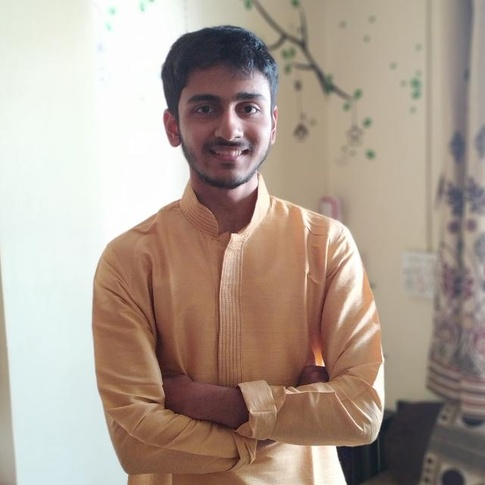
#> input picture Image_Processing_basics/ameya.jpeg, 485 x 485 px, shrunk from 640 x 640 before the run
$ jupyter execute --allow-errors image_processing.ipynb   (shell and % lines are left out)
#> lines starting #> are read from the running program, lines starting #| are printed output that depends on the picture
[cell 1]
import os
import cv2
import numpy as np
import matplotlib.pyplot as plt

image1 = cv2.imread('ameya.jpeg')
#> image1 is the input picture: shape (485, 485, 3); mean B, G, R 147, 159.1, 174.6
image1 = cv2.cvtColor(image1, cv2.COLOR_BGR2RGB)

plt.imshow(image1)

[cell 2]
gray_img = cv2.cvtColor(image1, cv2.COLOR_BGR2GRAY)
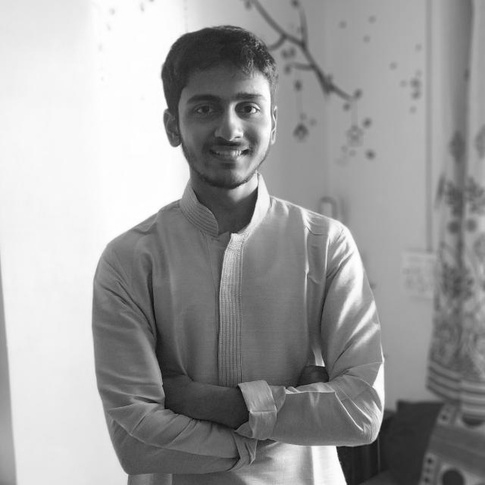
#> gray_img: shape (485, 485); min 8, max 255, mean 157.2

[cell 3]
plt.imshow(gray_img)

[cell 4]
hsv_img = cv2.cvtColor(image1, cv2.COLOR_BGR2HSV)
#> hsv_img: shape (485, 485, 3); mean H, S, V 90, 54.5, 177.2

[cell 5]
plt.imshow(hsv_img)

[cell 6]
ret,thresh_binary = cv2.threshold(image1,127,255,cv2.THRESH_BINARY)
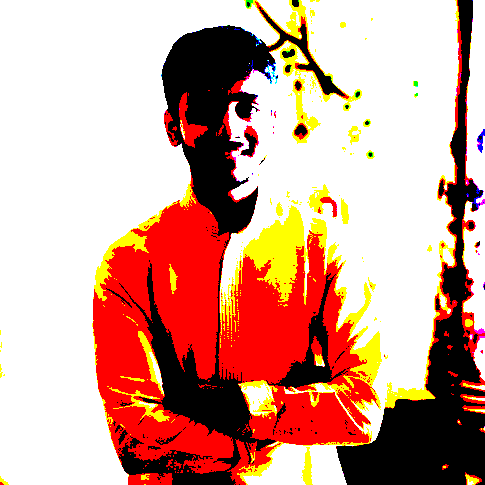
#> thresh_binary: shape (485, 485, 3); mean R, G, B 209.1, 160.6, 145.5

[cell 7]
plt.imshow(thresh_binary, 'gray')

[cell 8]
ret,thresh_trunc = cv2.threshold(image1,200,255,cv2.THRESH_TRUNC)
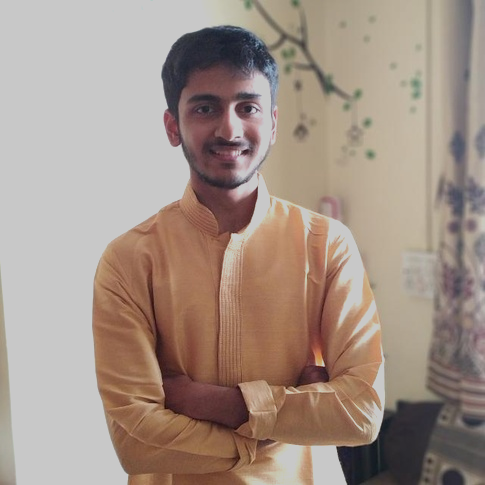
#> thresh_trunc: shape (485, 485, 3); mean R, G, B 162.9, 145.9, 135.1

[cell 9]
plt.imshow(thresh_trunc, 'gray')

[cell 10]
edges = cv2.Canny(image1,100,200)
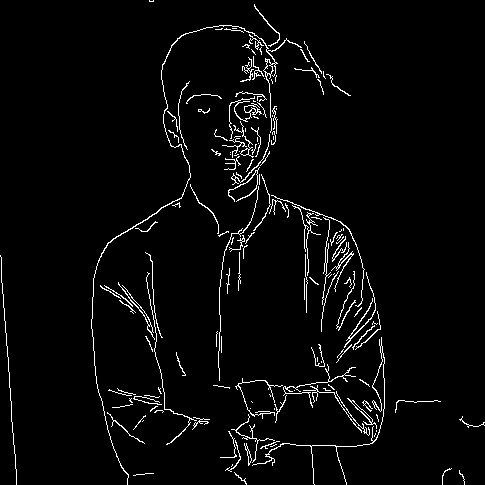
#> edges: shape (485, 485); 3.3% white in thin lines or dots

[cell 11]
plt.imshow(edges)

[cell 12]
import cv2 as cv

[cell 13]
face_cascade = cv.CascadeClassifier('haarcascade_frontalface_default.xml')
eye_cascade = cv.CascadeClassifier('haarcascade_eye.xml')

[cell 14]
gray = cv.cvtColor(image1, cv2.COLOR_BGR2GRAY)

[cell 15]
import numpy as np

[cell 16]
averaging_kernel = np.ones((3,3),np.float32)/9

[cell 17]
filtered_image = cv2.filter2D(image1,-1,averaging_kernel)

[cell 18]
plt.imshow(filtered_image)

[cell 19]
gaussian_kernel_x = cv2.getGaussianKernel(5,1)
gaussian_kernel_y = cv2.getGaussianKernel(5,1)

[cell 20]
gaussian_kernel = gaussian_kernel_x * gaussian_kernel_y.T

[cell 21]
filtered_image = cv2.filter2D(image1,-1,gaussian_kernel)

[cell 22]
plt.imshow(filtered_image)

## FACE DETECTION

[cell 23]
import os
import numpy as np
import cv2 as cv
import matplotlib.pyplot as plt

[cell 24]
face_cascade = cv.CascadeClassifier('haarcascade_frontalface_default.xml')

[cell 25]
img = cv.imread('ameya.jpeg',0)
#> img: shape (485, 485); min 16, max 255, mean 162.4

[cell 26]
plt.imshow(img)

[cell 27]
faces = face_cascade.detectMultiScale(img, 1.1, 4)
#> faces = [[167, 61, 119, 119]]

[cell 28]
for(x,y,w,h) in faces:
    cv.rectangle(img,(x,y),(x+w,y+h),(0,255,0),2)
#> this loop made 1 pass
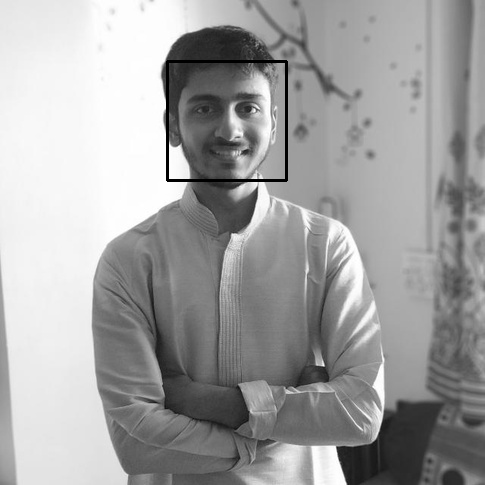
#> img: shape (485, 485); min 0, max 255, mean 161.6

[cell 29]
plt.imshow(img)

# Compare 2 faces

[cell 30]
import numpy as np
import os
import face_recognition
import cv2 as cv
import matplotlib.pyplot as plt

[cell 31]
face_cascade = cv.CascadeClassifier('haarcascade_frontalface_default.xml')

[cell 32]
img1 = cv.imread('ameya.jpeg')
img2 = cv.imread('ameya2.jpeg')
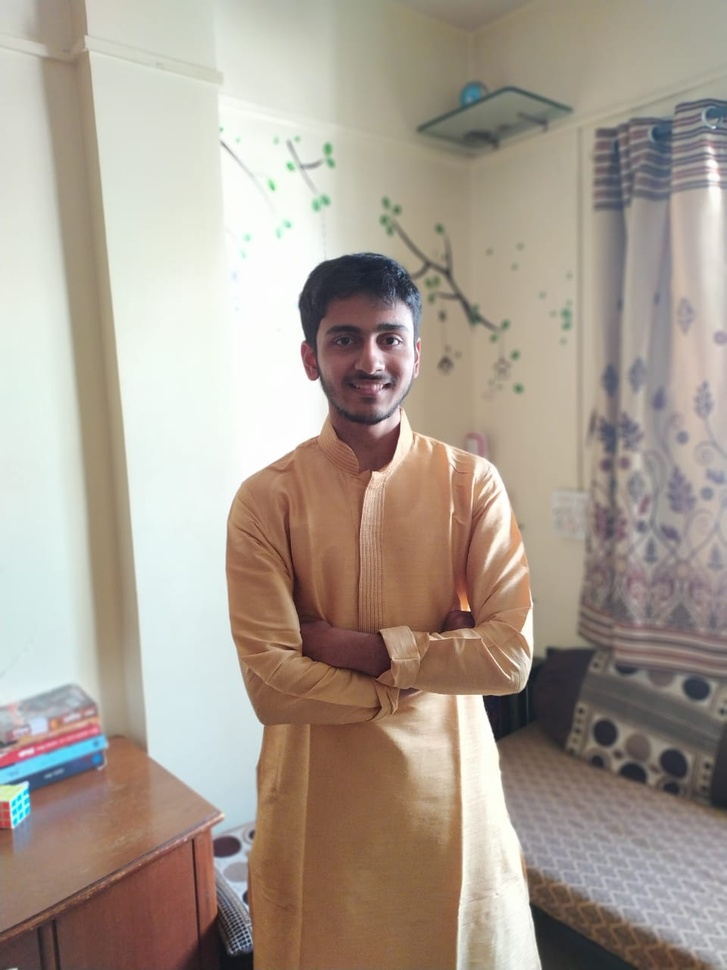
#> input picture Image_Processing_basics/ameya2.jpeg, 727 x 970 px, shrunk from 960 x 1280 before the run
#> img2 is the input picture: shape (970, 727, 3); mean B, G, R 146.3, 157.9, 169.4
img3 = cv.imread('ameya3.jpeg')
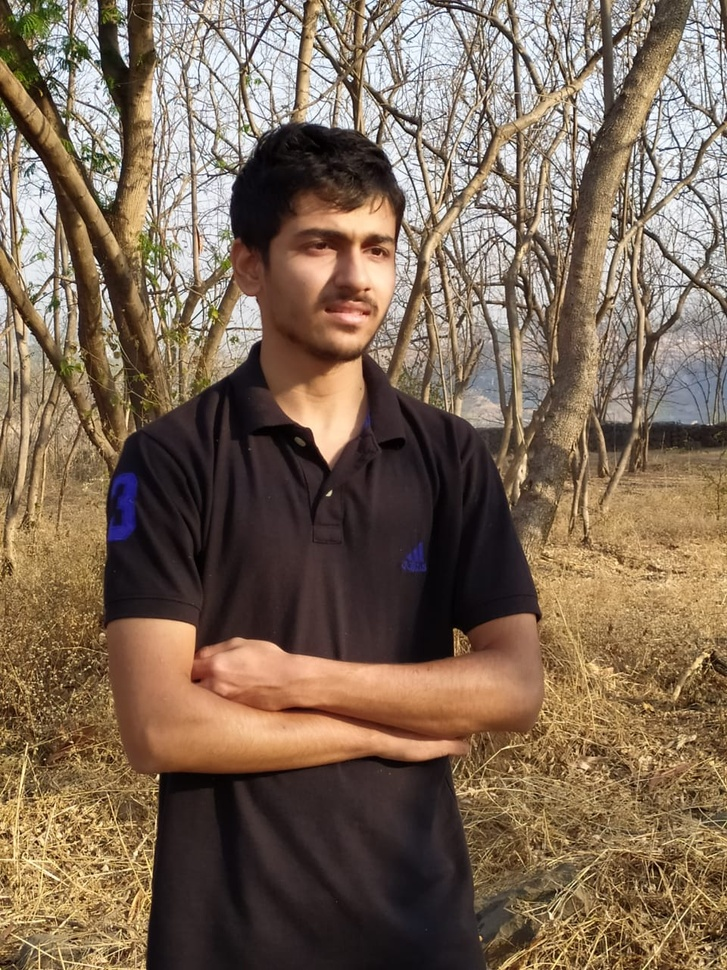
#> input picture Image_Processing_basics/ameya3.jpeg, 727 x 970 px, shrunk from 960 x 1280 before the run
#> img3 is the input picture: shape (970, 727, 3); mean B, G, R 86.3, 105, 125.1
img4 = cv.imread('aneesh.jpeg')
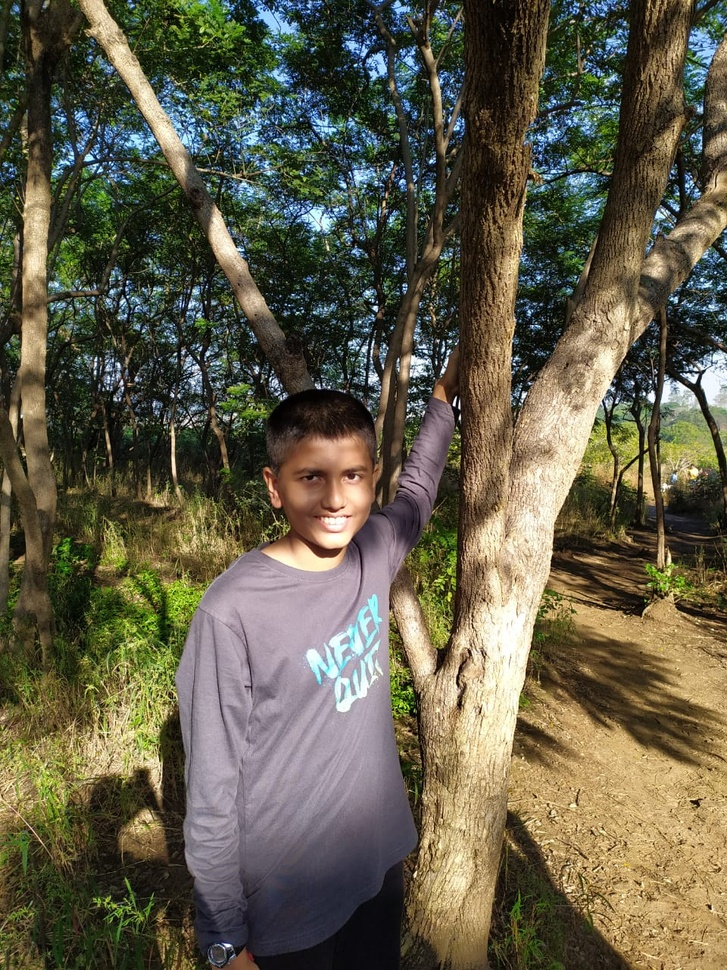
#> input picture Image_Processing_basics/aneesh.jpeg, 727 x 970 px, shrunk from 960 x 1280 before the run
#> img4 is the input picture: shape (970, 727, 3); mean B, G, R 73.6, 93.7, 98.3

[cell 33]
face1 = face_cascade.detectMultiScale(img1, 1.1, 4)
#> face1 = [[167, 61, 119, 119]]
face2 = face_cascade.detectMultiScale(img2, 1.1, 4)
#> face2 = [[626, 585, 30, 30], [400, 712, 60, 60], [304, 289, 126, 126]]
face3 = face_cascade.detectMultiScale(img3, 1.1, 4)
#> face3 = [[266, 184, 162, 162]]
face4 = face_cascade.detectMultiScale(img4, 1.1, 4)
#> face4 = [[282, 439, 101, 101]]
